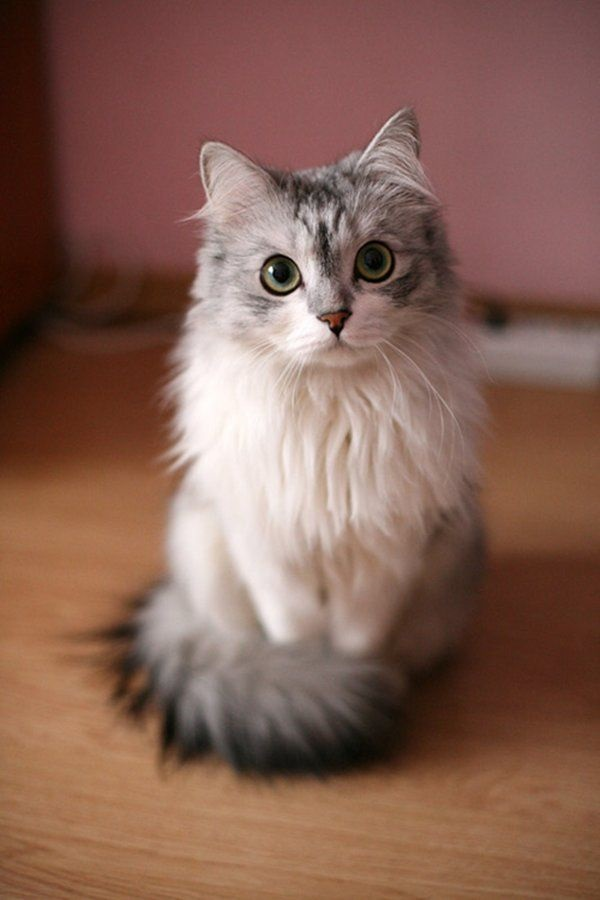
#> input picture FaceSwap/testcat5.jpg, 600 x 900 px
$ python -i faceSwap.py   (imports and definitions only)   (Python 2 division)
#> lines starting #> are read from the running program, lines starting #| are printed output that depends on the picture; after the words box and inside, x2 and y2 are one past the last pixel; in counts of white or black regions, pixels touching at a corner belong together
#! /usr/bin/env python
#import ImageTags as tags
#import ImgurUpload as upload
import sys
import numpy as np
import cv2
import operator
#from PIL import Image
#from PIL import ImageDraw

def detectCatFace(imgPath):
#> called with imgPath = 'testcat5.jpg'
    print "cat bpounds"
    # load the input image and convert it to grayscale
    image =  cv2.imread(imgPath)
#> image is the input picture: shape (900, 600, 3); mean B, G, R 84.3, 97.7, 133.8
    gray = cv2.cvtColor(image, cv2.COLOR_BGR2GRAY)
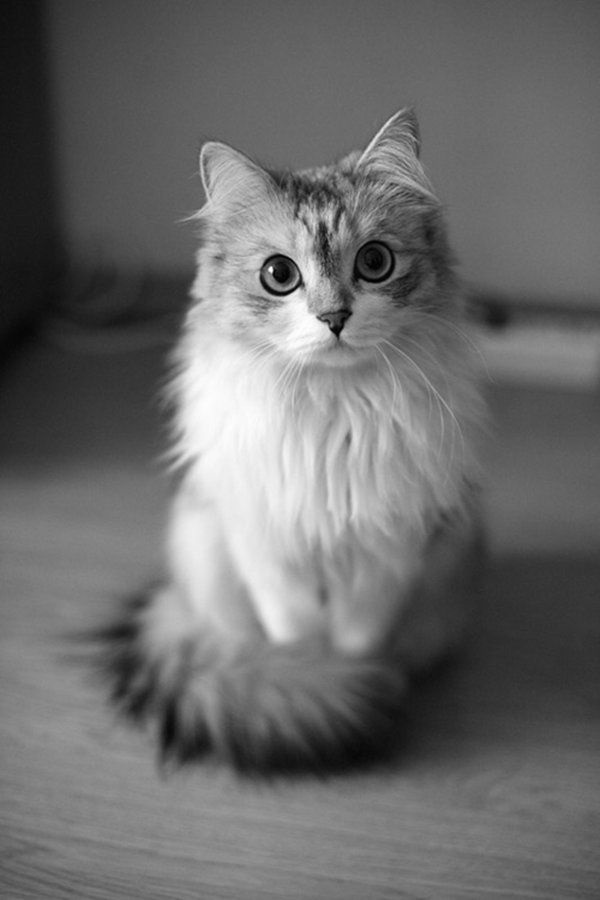
#> gray: shape (900, 600); min 0, max 255, mean 107

    # load the cat detector Haar cascade, then detect cat faces
    # in the input image
    detector = cv2.CascadeClassifier("frontcat_extended.xml")
    rects = detector.detectMultiScale(gray, scaleFactor=1.3,
    	minNeighbors=1, minSize=(5, 5))
#> rects = [[216, 177, 226, 226]]
    # loop over the cat faces and draw a rectangle surrounding each
    aList = []
    for (i, (x, y, w, h)) in enumerate(rects):
        #temp = x +","+ y +","+ w + "," + h
        aList.append((x,y))
        aList.append((x,y+h))
        aList.append((x+w,y))
        aList.append((x+w,y+h))
        print x   #x point
        print y     #y point
        print h     #height form origin
        print w     #width from origin
        cv2.rectangle(image, (x, y), (x + w, y + h), (0, 0, 255), 2)
        cv2.putText(image, "Cat #{}".format(i + 1), (x, y - 10),
    		cv2.FONT_HERSHEY_SIMPLEX, 0.55, (0, 0, 255), 2)
#> this loop made 1 pass
#| 216
#| 177
#| 226
#| 226
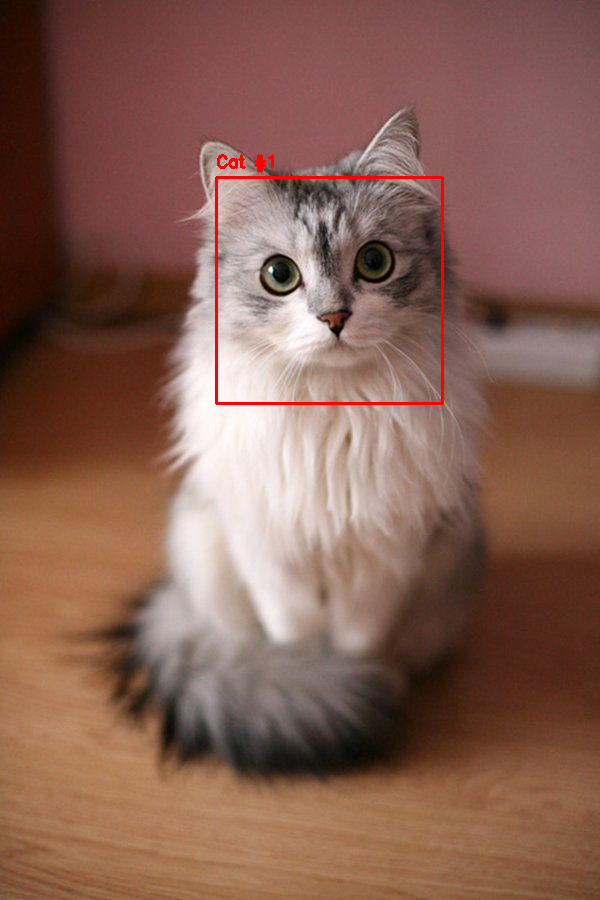
#> image: shape (900, 600, 3); 0.58% of pixels changed, all inside (x1, y1, x2, y2) = (215, 154, 444, 405)
#> after the loop, aList = [(216, 177), (216, 403), (442, 177), (442, 403)]
    print aList
#| [(216, 177), (216, 403), (442, 177), (442, 403)]
    # show the detected cat faces
    #cv2.imshow("Cat Faces" + imgPath, image)
    return aList

def detectHumanFaceRect(imgPath):
    # load the input image and convert it to grayscale
    image =  cv2.imread(imgPath)
    gray = cv2.cvtColor(image, cv2.COLOR_BGR2GRAY)

    detector = cv2.CascadeClassifier("front_human_face.xml")
    rects = detector.detectMultiScale(gray, scaleFactor=1.3,
                                      minNeighbors=1, minSize=(5, 5))
    # load the cat detector Haar cascade, then detect cat faces
    # in the input image
    detector = cv2.CascadeClassifier("front_human_face.xml")
    # loop over the cat faces and draw a rectangle surrounding each
    aList = []
    for (i, (x, y, w, h)) in enumerate(rects):
        #temp = x +","+ y +","+ w + "," + h
        aList.append((x,y))
        aList.append((x,y+h))
        aList.append((x+w,y))
        aList.append((x+w,y+h))
        print x   #x point
        print y     #y point
        print h     #height form origin
        print w     #width from origin
        cv2.rectangle(image, (x, y), (x + w, y + h), (0, 0, 255), 2)
        cv2.putText(image, "human #{}".format(i + 1), (x, y - 10),
    		cv2.FONT_HERSHEY_SIMPLEX, 0.55, (0, 0, 255), 2)
    print aList
    # show the detected cat faces
    #cv2.imshow("Human Faces" + imgPath, image)
    return aList
# Read points from text file
# [184 lines left out: functions readPoints, applyAffineTransform, rectContains, calculateDelaunayTriangles, warpTriangle, swap, not called in this run]


def main():
    # Make sure OpenCV is version 3.0 or above
    (major_ver, minor_ver, subminor_ver) = (cv2.__version__).split('.')
    if int(major_ver) < 3 :
        print >>sys.stderr, 'ERROR: Script needs OpenCV 3.0 or higher'
        sys.exit(1)
    catFileName = "testcat5.jpg"
    catFileNameOutter = "Cat0.jpg"
    catFileName2 = "testcat2.jpg"
    filename1 = 'testcat.jpg'
    filename2 = 'donald_trump.jpg'
    filename3 = 'ted_cruz.jpg'
    todd = 'todd.jpg'

    catbounds = detectCatFace(catFileName)
#> catbounds = [(216, 177), (216, 403), (442, 177), (442, 403)]
    othwerCatBounds = detectCatFace(catFileNameOutter)
#> call 2 of detectCatFace, with imgPath = 'Cat0.jpg'
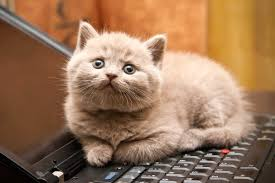
#> input picture FaceSwap/Cat0.jpg, 275 x 183 px
#> in detectCatFace, image is the input picture: shape (183, 275, 3); mean B, G, R 88.3, 117.5, 154.1
#> in detectCatFace (call 2), `gray = cv2.cvtColor(image, cv2.COLOR_BGR2GRAY)`:
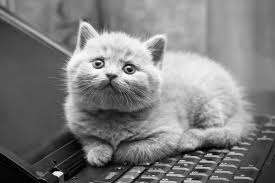
#> gray: shape (183, 275); min 0, max 253, mean 125.1
#> in detectCatFace (call 2), `rects = detector.detectMultiScale(gray, scaleFactor=1.3, minNeighbors=..`: rects = ()
#> after the loop in detectCatFace (call 2), `for (i, (x, y, w, h)) in enumerate(rects):`: aList = []
#> othwerCatBounds = []
    todbounds = detectHumanFaceRect(todd)
    humanbounds = detectHumanFaceRect(filename3)
    swap(catFileName,filename3,catbounds,humanbounds)
    swap(todd,catFileName,todbounds,catbounds)
    #swap(todd,catFileName,todbounds,catbounds)
    #swap(catFileName,todd,catbounds,todbounds)
    print catbounds
    print humanbounds
    #swap(filename3,filename1,filename2)
    cv2.waitKey(0)
    cv2.destroyAllWindows()

#> (the run stopped early here; a loop or call above may not have finished)
